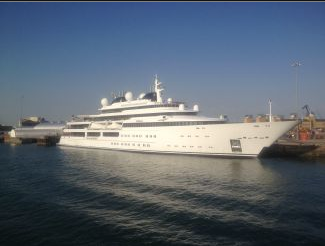
#> input picture Python-For-Engineers/ship.jpg, 325 x 246 px
$ python edge_detect.py
#> lines starting #> are read from the running program, lines starting #| are printed output that depends on the picture; after the words box and inside, x2 and y2 are one past the last pixel; in counts of white or black regions, pixels touching at a corner belong together
import cv2
import sys

# The first argument is the image
image = cv2.imread("ship.jpg")
#> image is the input picture: shape (246, 325, 3); mean B, G, R 115.8, 103.6, 92.8

#convert to grayscale
gray_image = cv2.cvtColor(image, cv2.COLOR_BGR2GRAY)
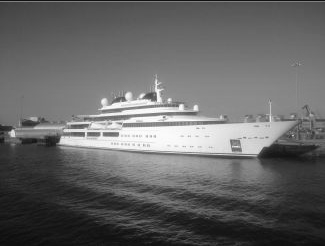
#> gray_image: shape (246, 325); min 12, max 254, mean 101.7

#blur it
blurred_image = cv2.GaussianBlur(gray_image, (7,7), 0)
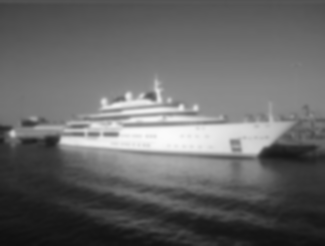
#> blurred_image: shape (246, 325); min 15, max 250, mean 101.9

cv2.imshow("Orignal Image", gray_image  )
canny = cv2.Canny(gray_image, 10, 30)
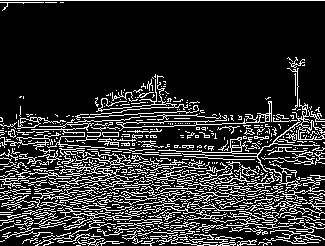
#> canny: shape (246, 325); 18% white in thin lines or dots

cv2.imshow("Canny with low thresholds", canny)

canny2 = cv2.Canny(gray_image, 50, 150)
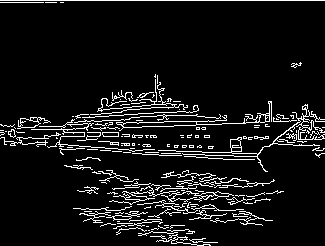
#> canny2: shape (246, 325); 8.1% white in thin lines or dots
cv2.imshow("Canny with high thresholds", canny2)

cv2.waitKey(0)

$ run again, with Python-For-Engineers/window.jpg copied over Python-For-Engineers/ship.jpg
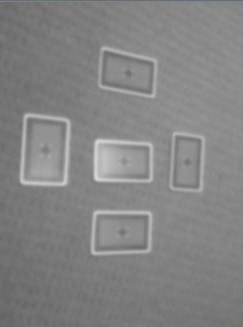
#> input picture Python-For-Engineers/window.jpg, 243 x 327 px
#> image is the input picture: shape (327, 243, 3); mean B, G, R 131.6, 131.6, 131.5
#> `canny = cv2.Canny(gray_image, 10, 30)`:
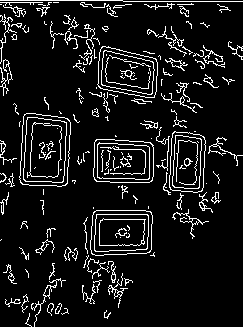
#> canny: shape (327, 243); 9% white in thin lines or dots
#> `canny2 = cv2.Canny(gray_image, 50, 150)`:
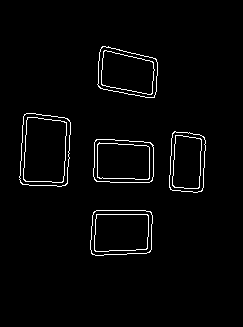
#> canny2: shape (327, 243); 2.4% white in thin lines or dots, all inside (x1, y1, x2, y2) = (19, 46, 206, 256)
